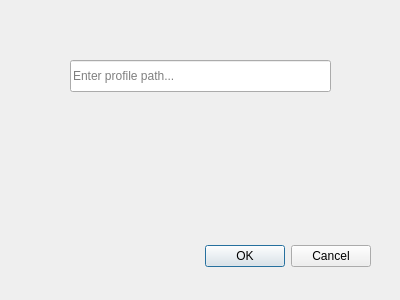
<?xml version="1.0" encoding="UTF-8"?>
<ui version="4.0">
 <class>CreateProfile</class>
 <widget class="QDialog" name="CreateProfile">
  <property name="geometry">
   <rect>
    <x>0</x>
    <y>0</y>
    <width>400</width>
    <height>300</height>
   </rect>
  </property>
  <property name="windowTitle">
   <string>Create new Profile</string>
  </property>
  <widget class="QDialogButtonBox" name="buttonBox">
   <property name="geometry">
    <rect>
     <x>30</x>
     <y>240</y>
     <width>341</width>
     <height>32</height>
    </rect>
   </property>
   <property name="orientation">
    <enum>Qt::Horizontal</enum>
   </property>
   <property name="standardButtons">
    <set>QDialogButtonBox::Cancel|QDialogButtonBox::Ok</set>
   </property>
  </widget>
  <widget class="QLineEdit" name="profilePath">
   <property name="geometry">
    <rect>
     <x>70</x>
     <y>60</y>
     <width>261</width>
     <height>32</height>
    </rect>
   </property>
   <property name="inputMask">
    <string/>
   </property>
   <property name="text">
    <string/>
   </property>
   <property name="placeholderText">
    <string>Enter profile path...</string>
   </property>
   <property name="clearButtonEnabled">
    <bool>false</bool>
   </property>
  </widget>
 </widget>
 <resources/>
 <connections>
  <connection>
   <sender>buttonBox</sender>
   <signal>accepted()</signal>
   <receiver>CreateProfile</receiver>
   <slot>accept()</slot>
   <hints>
    <hint type="sourcelabel">
     <x>248</x>
     <y>254</y>
    </hint>
    <hint type="destinationlabel">
     <x>157</x>
     <y>274</y>
    </hint>
   </hints>
  </connection>
  <connection>
   <sender>buttonBox</sender>
   <signal>rejected()</signal>
   <receiver>CreateProfile</receiver>
   <slot>reject()</slot>
   <hints>
    <hint type="sourcelabel">
     <x>316</x>
     <y>260</y>
    </hint>
    <hint type="destinationlabel">
     <x>286</x>
     <y>274</y>
    </hint>
   </hints>
  </connection>
 </connections>
</ui>
